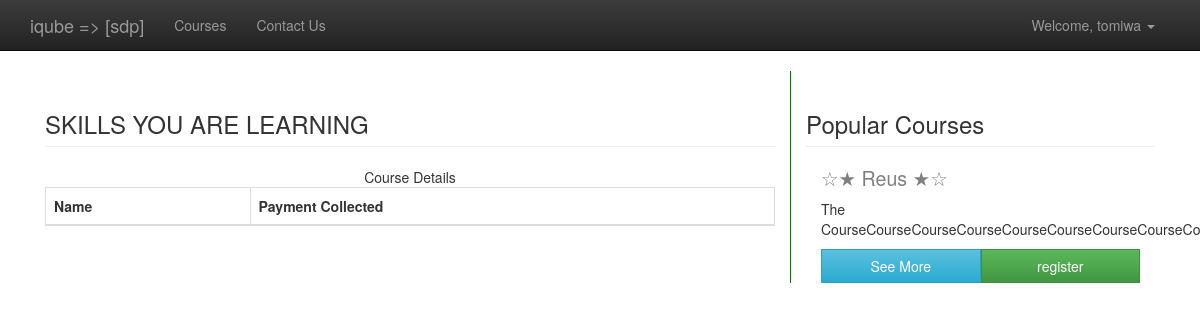
The page /students/ (signed in) on the database as committed earlier.
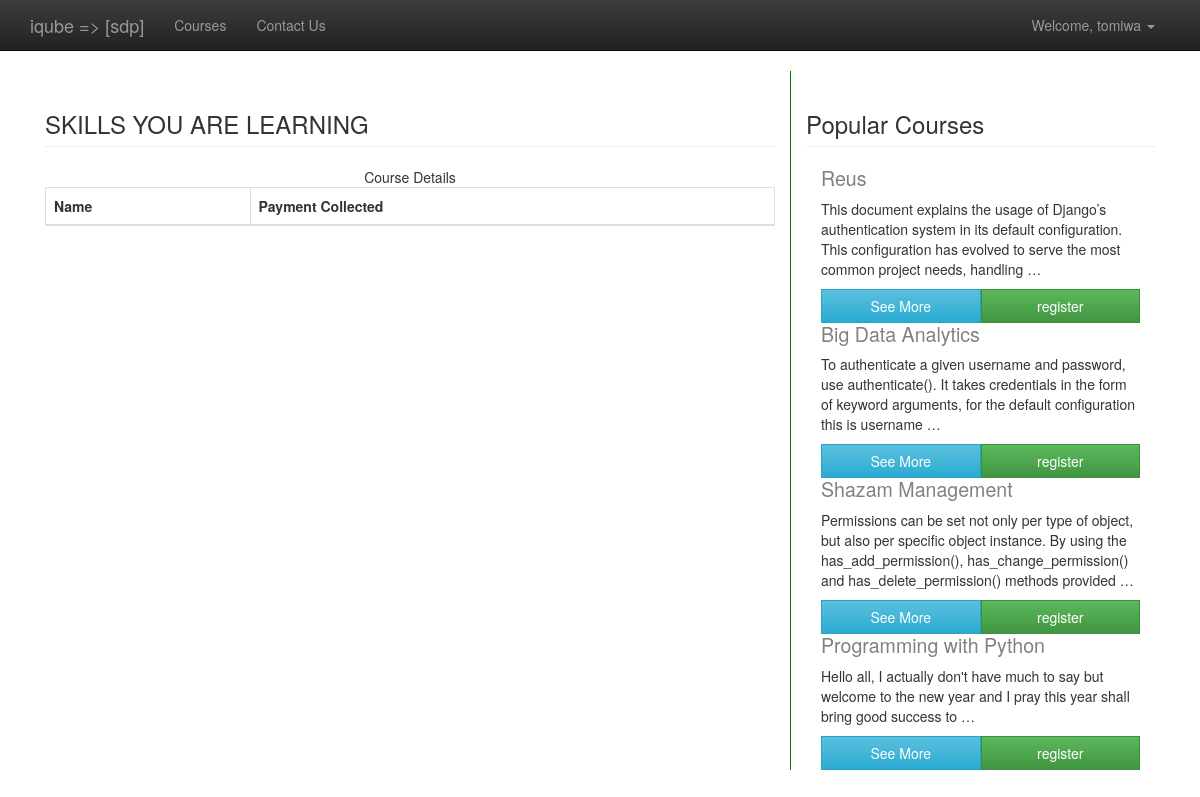
The same page on the database as committed later.
### operations/models.py (models this page shows, shortened)
class Course(models.Model):
    name = models.CharField(max_length= 100)
    desc = models.TextField()
    link = models.CharField(max_length= 200)
    testimonial = models.CharField(max_length= 200)
    active = models.BooleanField()
    created_on = models.DateTimeField(auto_now_add=True)
    slug = models.SlugField(unique=True)
    class Meta:
        verbose_name_plural = "Courses"

### students/views.py (the view)
@login_required
def home(request):
    context = {
            'courses': Course.objects.filter(),
            'scourses': StudentCourse.objects.filter(student=request.user),
            'tasks': None,
        }
    template_path = "students/home.djhtml"
    return render(request, template_path, context)

### students/templates/students/home.djhtml (shortened to what this page needs)
{%extends 'base.djhtml'%}
{%block content%}
<div class="container">
	<div class="col-md-8">
		<h3 class="page-header">SKILLS YOU ARE LEARNING</h3>
		<table class="table table-bordered table-stripped">
			<caption>Course Details</caption>
			<thead>
				<th>Name</th>
				<th>Payment Collected</th>
			</thead>
		</table>
	</div>
	<div class="col-md-4" style="border-left: 1px solid green">
		<h3 class="page-header">Popular Courses</h3>
		{% for course in courses %}
		  <div class="col-md-12">
               <h3 style="font-size: 1.4em; color: grey;">{{course.name}}</h3>
               <p>{{course.desc|truncatewords:"25"}}</p>
               <a href="/courses/{{course.id}}" class="btn btn-info col-md-6 col-sm-6">See More</a>
               <a href="/courses/{{course.id}}/register" class="btn btn-default btn-success col-md-6 col-sm-6">register</a>
           </div>
		{% endfor %}
	</div>
</div>
{%endblock%}

### home/templates/base.djhtml (shortened to what this page needs)
<!DOCTYPE html>
<html lang="en">
	<head>
		<link rel="stylesheet" href="/static/css/bootstrap.min.css" />
		<link rel="stylesheet" href="/static/css/bootstrap-theme.min.css" />
		<link rel="stylesheet" href="/static/css/style.css" />
	</head>
	<body class="off-white-bg">
		<header class="navbar navbar-default navbar-inverse navbar-static-top">
      <div class="container">
        <div class="navbar-header">
          <a class="navbar-brand" href="/">iqube => [sdp]</a>
        </div>
        <div class="navbar-collapse collapse">
        	<ul class="nav navbar-nav ">
        		<li class=""><a href="/courses">Courses</a></li>
                <li><a href="mailto:detan.oyedele@gmail.com">Contact Us</a></li>
        	</ul>
	          <ul class="nav navbar-nav navbar-right">
	            {% if user.is_authenticated %}
				    <li class="dropdown">
					  <a class="dropdown-toggle" data-toggle="dropdown" href="#">Welcome, {{ user.username }} <b class="caret"></b></a>
					</li>
				{% else %}
				    <li class=""><a href="/accounts/login">Log in</a></li>
				    <li class="divider"></li>
				    <li><a href="/accounts/register">Register</a></li>
				{% endif %}
	          </ul>
        </div>
      </div>
    </header>
		{% block content %}
		{% endblock %}
	</body>
</html>

Rows that differ between the two databases and show on the page:
changed Course: name "☆★ Reus ★☆" → "Reus"; desc "The…" → "This document explains the usage of Django’s authentication system in its default configuration. This configuration has evolved to serve the most common project needs, handling …"
added Course: name "Big Data Analytics", desc "To authenticate a given username and password, use authenticate(). It takes credentials in the form of keyword arguments, for the default configuration this is username …"
added Course: name "Shazam Management", desc "Permissions can be set not only per type of object, but also per specific object instance. By using the has_add_permission(), has_change_permission() and has_delete_permission() methods provided …"
added Course: name "Programming with Python", desc "Hello all, I actually don't have much to say but welcome to the new year and I pray this year shall bring good success to …"
